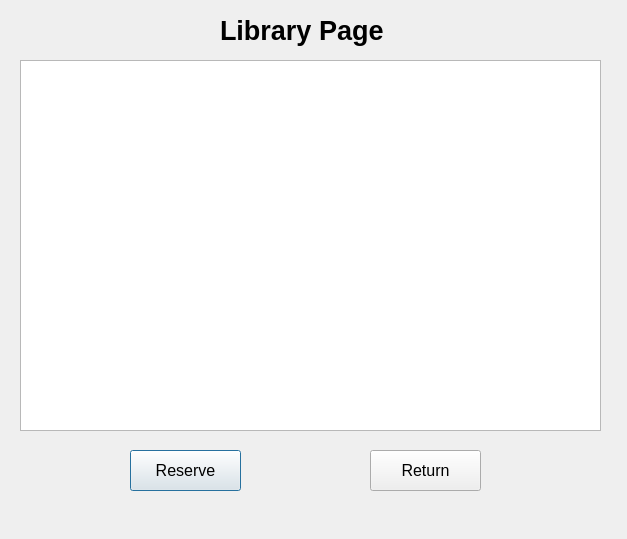
<?xml version="1.0" encoding="UTF-8"?>
<ui version="4.0">
 <class>LibraryWindow</class>
 <widget class="QDialog" name="LibraryWindow">
  <property name="geometry">
   <rect>
    <x>0</x>
    <y>0</y>
    <width>627</width>
    <height>539</height>
   </rect>
  </property>
  <property name="windowTitle">
   <string>Dialog</string>
  </property>
  <widget class="QLabel" name="label">
   <property name="geometry">
    <rect>
     <x>220</x>
     <y>10</y>
     <width>181</width>
     <height>41</height>
    </rect>
   </property>
   <property name="font">
    <font>
     <pointsize>20</pointsize>
     <weight>75</weight>
     <bold>true</bold>
    </font>
   </property>
   <property name="text">
    <string>Library Page</string>
   </property>
  </widget>
  <widget class="QPushButton" name="pushButtonReserve">
   <property name="geometry">
    <rect>
     <x>130</x>
     <y>450</y>
     <width>111</width>
     <height>41</height>
    </rect>
   </property>
   <property name="font">
    <font>
     <pointsize>12</pointsize>
    </font>
   </property>
   <property name="text">
    <string>Reserve</string>
   </property>
  </widget>
  <widget class="QLabel" name="label_2">
   <property name="geometry">
    <rect>
     <x>200</x>
     <y>500</y>
     <width>211</width>
     <height>21</height>
    </rect>
   </property>
   <property name="font">
    <font>
     <pointsize>11</pointsize>
    </font>
   </property>
   <property name="text">
    <string/>
   </property>
  </widget>
  <widget class="QListWidget" name="listWidget">
   <property name="geometry">
    <rect>
     <x>20</x>
     <y>60</y>
     <width>581</width>
     <height>371</height>
    </rect>
   </property>
   <property name="font">
    <font>
     <pointsize>14</pointsize>
    </font>
   </property>
  </widget>
  <widget class="QPushButton" name="pushButtonReturn">
   <property name="geometry">
    <rect>
     <x>370</x>
     <y>450</y>
     <width>111</width>
     <height>41</height>
    </rect>
   </property>
   <property name="font">
    <font>
     <pointsize>12</pointsize>
    </font>
   </property>
   <property name="text">
    <string>Return</string>
   </property>
  </widget>
 </widget>
 <resources/>
 <connections/>
</ui>
